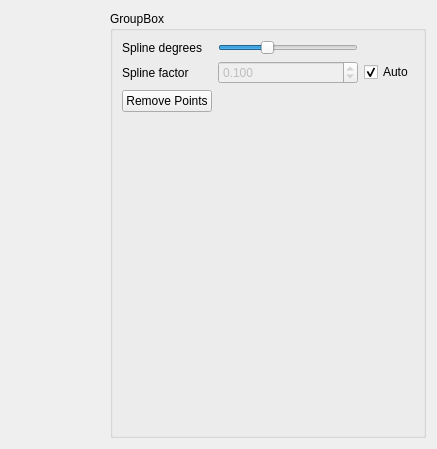
<?xml version="1.0" encoding="UTF-8"?>
<ui version="4.0">
 <class>InstrumentResponse</class>
 <widget class="QWidget" name="InstrumentResponse">
  <property name="geometry">
   <rect>
    <x>0</x>
    <y>0</y>
    <width>437</width>
    <height>449</height>
   </rect>
  </property>
  <property name="windowTitle">
   <string>Form</string>
  </property>
  <layout class="QGridLayout" name="gridLayout">
   <item row="0" column="0">
    <widget class="QWidget" name="plot" native="true"/>
   </item>
   <item row="0" column="1">
    <widget class="QGroupBox" name="groupBox">
     <property name="sizePolicy">
      <sizepolicy hsizetype="Minimum" vsizetype="Preferred">
       <horstretch>0</horstretch>
       <verstretch>0</verstretch>
      </sizepolicy>
     </property>
     <property name="title">
      <string>GroupBox</string>
     </property>
     <layout class="QGridLayout" name="gridLayout_2">
      <item row="0" column="1">
       <widget class="QSlider" name="spline_degrees">
        <property name="sizePolicy">
         <sizepolicy hsizetype="Minimum" vsizetype="Fixed">
          <horstretch>0</horstretch>
          <verstretch>0</verstretch>
         </sizepolicy>
        </property>
        <property name="minimumSize">
         <size>
          <width>140</width>
          <height>0</height>
         </size>
        </property>
        <property name="minimum">
         <number>2</number>
        </property>
        <property name="maximum">
         <number>5</number>
        </property>
        <property name="value">
         <number>3</number>
        </property>
        <property name="orientation">
         <enum>Qt::Horizontal</enum>
        </property>
       </widget>
      </item>
      <item row="1" column="0">
       <widget class="QLabel" name="label_2">
        <property name="text">
         <string>Spline factor</string>
        </property>
       </widget>
      </item>
      <item row="3" column="1">
       <spacer name="verticalSpacer">
        <property name="orientation">
         <enum>Qt::Vertical</enum>
        </property>
        <property name="sizeHint" stdset="0">
         <size>
          <width>20</width>
          <height>334</height>
         </size>
        </property>
       </spacer>
      </item>
      <item row="0" column="0">
       <widget class="QLabel" name="label">
        <property name="text">
         <string>Spline degrees</string>
        </property>
       </widget>
      </item>
      <item row="1" column="1">
       <widget class="QDoubleSpinBox" name="spline_factor">
        <property name="enabled">
         <bool>false</bool>
        </property>
        <property name="decimals">
         <number>3</number>
        </property>
        <property name="maximum">
         <double>1.000000000000000</double>
        </property>
        <property name="singleStep">
         <double>0.001000000000000</double>
        </property>
        <property name="value">
         <double>0.100000000000000</double>
        </property>
       </widget>
      </item>
      <item row="0" column="2">
       <widget class="QLabel" name="spline_degrees_value">
        <property name="text">
         <string/>
        </property>
       </widget>
      </item>
      <item row="1" column="2">
       <widget class="QCheckBox" name="spline_factor_auto">
        <property name="text">
         <string>Auto</string>
        </property>
        <property name="checked">
         <bool>true</bool>
        </property>
       </widget>
      </item>
      <item row="2" column="0">
       <widget class="QPushButton" name="remove_points">
        <property name="text">
         <string>Remove Points</string>
        </property>
       </widget>
      </item>
     </layout>
    </widget>
   </item>
  </layout>
 </widget>
 <resources/>
 <connections/>
</ui>
